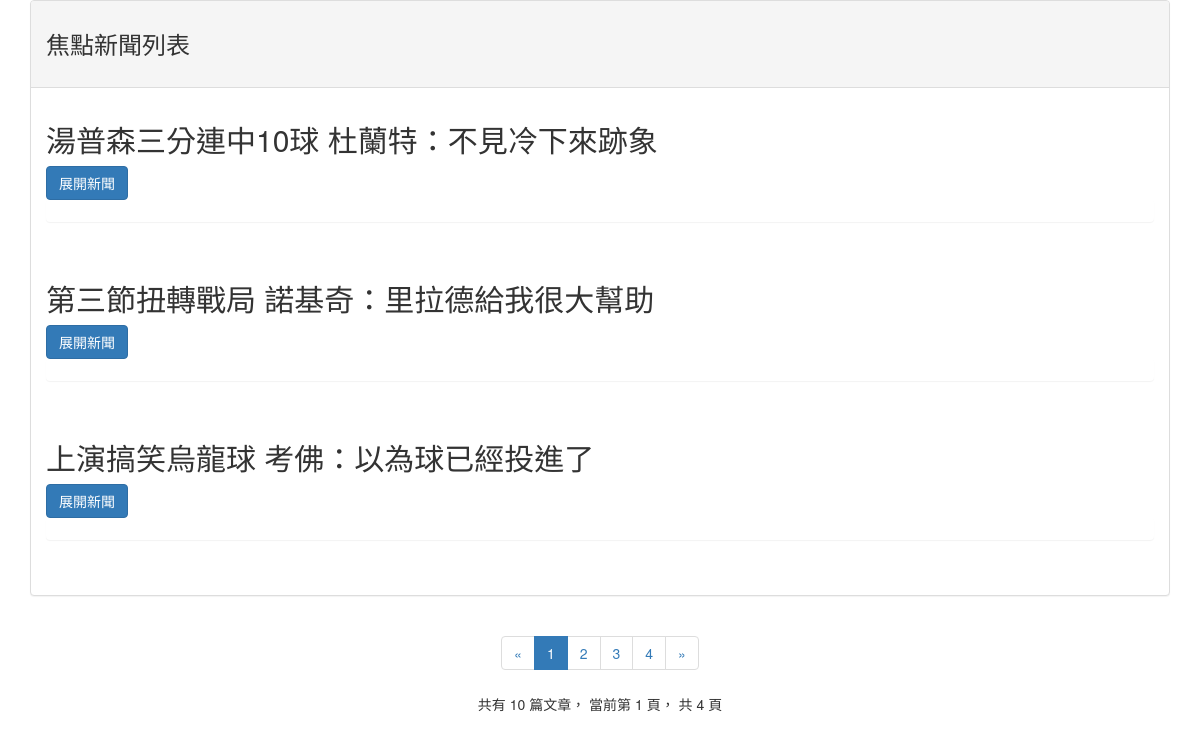
The page / on the database its author committed.
### newsapp/models.py (models this page shows, shortened)
class News(models.Model):
    news_title = models.CharField(max_length=200,null=True)
    news_link = models.TextField(max_length=5000,null=True)
    news_content = models.TextField(max_length=5000,null=True)
    news_img = models.TextField(max_length=200,null=True)
    news_time = models.TextField(max_length=200,null=True)
    class Meta:
        ordering = ['-id']

### newsapp/views.py (the view)
# urls.py: path('', views.news_list, name='news_list'),
def news_list(request):
    news_lists = News.objects.all()
    paginator = Paginator(news_lists, 3)
    page_num = request.GET.get('page', 1)
    page_of_news = paginator.get_page(page_num)
    current_page_num = page_of_news.number
    page_range = list(range(max(1, current_page_num - 2), current_page_num)) + \
                 list(range(current_page_num, min(paginator.num_pages, current_page_num + 2) + 1))
    if page_range[0] -1 >= 2:
        page_range.insert(0, '...')
    if page_range[-1] + 2 <= paginator.num_pages:
        page_range.append('...')
    if page_range[0] != 1:
        page_range.insert(0, 1)
    if page_range[-1] != paginator.num_pages:
        page_range.append(paginator.num_pages)
    context={}
    context['news_lists'] = page_of_news.object_list
    context['page_of_news'] = page_of_news
    context['page_range'] = page_range
    return render(request, 'news_list.html',context)

### newsapp/templates/news_list.html (shortened to what this page needs)
{% extends "base.html" %}
{% load staticfiles %}
{% block content %}
<div class="container">
  <div class="panel panel-default">
    <div class="panel-heading"><h3>焦點新聞列表<h3></div>
    <div class="panel-body">
      {% for news_list in news_lists %}
        <h2>{{ news_list.news_title }}</h2>
          <div>
            <span class="btn btn-primary btn-md" id="apireq__{{ news_list.id }}">展開新聞</span>
            <span id="apireq2__{{ news_list.id }}""></span></div>
          <div class="panel panel-heading" id="news_detail__{{ news_list.id }}"></div>
          <br>
      {% endfor %}
      </div>
  </div>
                    <div class="paginator" style="text-align: center;">
                         <ul class="pagination">
                            <li>
                                {% if page_of_news.has_previous %}
                                  <a href="?page={{ page_of_news.previous_page_number }}" aria-label="Previous">
                                    <span aria-hidden="true">&laquo;</span>
                                  </a>
                                {% else %}
                                    <span aria-hidden="true">&laquo;</span>
                                {% endif %}
                            </li>
                            {% for page_num in page_range %}
                                {% if page_num == page_of_news.number %}
                                    <li class="active"><span>{{ page_num }}</span></li>
                                {% else %}
                                    {% if page_num == '...' %}
                                        <li ><span>{{ page_num }}</span></li>
                                    {% else %}
                                        <li ><a href="?page={{ page_num }}">{{ page_num }}</a></li>
                                    {% endif %}
                                {% endif %}
                            {% endfor %}
                            <li>
                                {% if page_of_news.has_next %}
                                  <a href="?page={{ page_of_news.next_page_number }}" aria-label="Next">
                                    <span aria-hidden="true">&raquo;</span>
                                  </a>
                                {% else %}
                                    <span aria-hidden="true">&raquo;</span>
                                {% endif %}
                            </li>
                          </ul>
                          <p>
                              共有 {{ page_of_news.paginator.count }} 篇文章，
                              當前第 {{ page_of_news.number }} 頁，
                              共 {{ page_of_news.paginator.num_pages }} 頁
                          </p>
                    </div>
                </div>
{% endblock %}

### templates/base.html (shortened to what this page needs)
{% load staticfiles %}
<!DOCTYPE html>
<html lang="zh-TW">
<head>
    <link rel="stylesheet" type="text/css" href="{% static 'bootstrap/css/bootstrap.min.css' %}">
</head>
<body>
    {% block content %}{% endblock %}
</body>
</html>

### rows shown on the page
News: news_title "湯普森三分連中10球 杜蘭特：不見冷下來跡象"
News: news_title "第三節扭轉戰局 諾基奇：里拉德給我很大幫助"
News: news_title "上演搞笑烏龍球 考佛：以為球已經投進了"

### other values the page prints
{{ page_num }} "1"
{{ page_num }} "2" "3" "4"
{{ page_of_news.paginator.count }} "10"
{{ page_of_news.number }} "1"
{{ page_of_news.paginator.num_pages }} "4"
